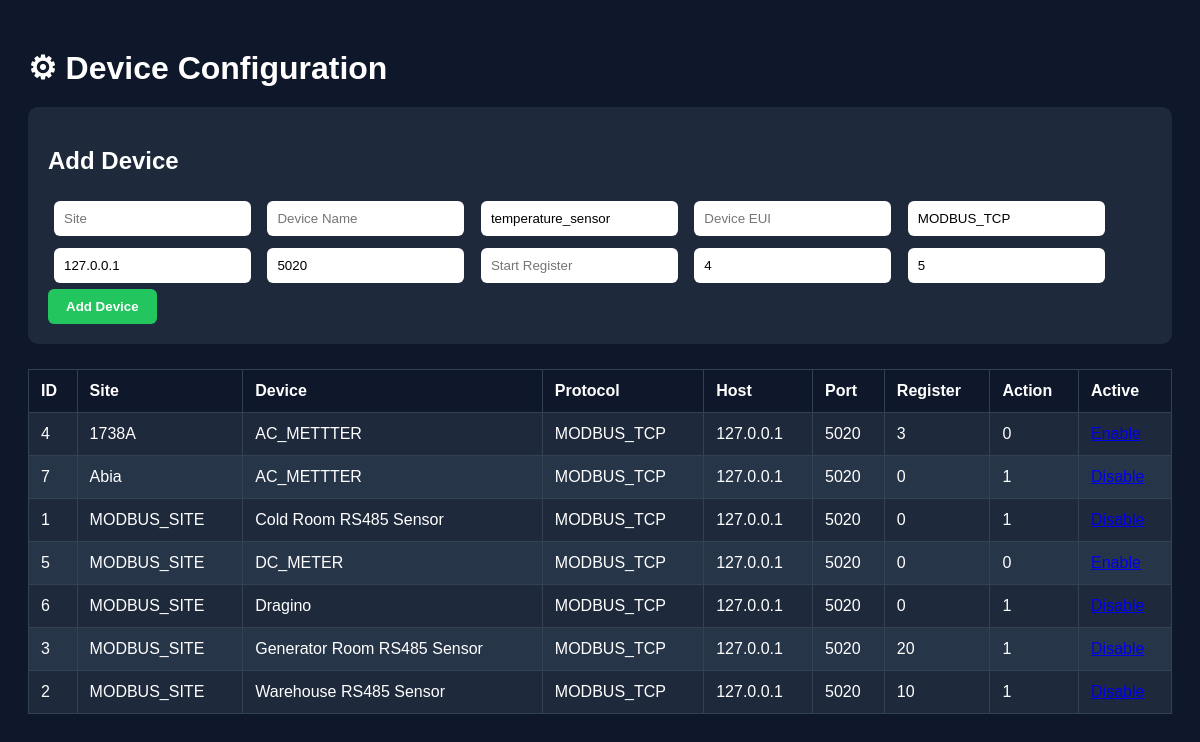
Page /admin/devices (signed in) on the committed database.
### tables this page shows
CREATE TABLE device_config (
        id INTEGER PRIMARY KEY AUTOINCREMENT,
        site TEXT,
        device_name TEXT,
        device_type TEXT,
        device_eui TEXT UNIQUE,
        protocol TEXT,
        host TEXT,
        port INTEGER,
        start_register INTEGER,
        register_count INTEGER,
        polling_interval INTEGER,
        is_active INTEGER DEFAULT 1
    );

### admin.py (the view)
    @app.route("/admin/devices")
    def admin_devices():
        check = require_role("admin")
        if check:
            return check
        devices = get_all_device_configs()
        return render_template("devices.html", devices=devices)

### auth.py (called while the page is built)
def require_role(*allowed_roles):
    if "user" not in session:
        return redirect(url_for("login"))
    if session.get("role") not in allowed_roles:
        return "Access denied", 403
    return None

### database.py (called while the page is built)
def get_all_device_configs():
    conn = sqlite3.connect("iot.db")
    cursor = conn.cursor()
    cursor.execute("""
    SELECT id, site, device_name, device_type, device_eui,
           protocol, host, port, start_register,
           register_count, polling_interval, is_active
    FROM device_config
    ORDER BY site, device_name
    """)
    rows = cursor.fetchall()
    conn.close()
    return rows

### templates/devices.html (shortened to what this page needs)
<!DOCTYPE html>
<html>
<head>
</head>
<body>
    <h1>⚙ Device Configuration</h1>
<form method="POST" action="/admin/devices/add"
    style="margin-bottom:25px; background:#1e293b; padding:20px; border-radius:10px;">
    <h2>Add Device</h2>
    <input name="site" placeholder="Site" required>
    <input name="device_name" placeholder="Device Name" required>
    <input name="device_type" placeholder="Device Type" value="temperature_sensor" required>
    <input name="device_eui" placeholder="Device EUI" required>
    <input name="protocol" placeholder="Protocol" value="MODBUS_TCP" required>
    <input name="host" placeholder="Host" value="127.0.0.1" required>
    <input name="port" placeholder="Port" value="5020" required>
    <input name="start_register" placeholder="Start Register" required>
    <input name="register_count" placeholder="Register Count" value="4" required>
    <input name="polling_interval" placeholder="Polling Interval" value="5" required>
    <button type="submit">Add Device</button>
</form>
    <table>
        <thead>
            <tr>
                <th>ID</th>
                <th>Site</th>
                <th>Device</th>
                <th>Protocol</th>
                <th>Host</th>
                <th>Port</th>
                <th>Register</th>
                <th>Action</th>
                <th>Active</th>
            </tr>
        </thead>
        <tbody>
            {% for d in devices %}
            <tr>
                <td>{{ d[0] }}</td>
                <td>{{ d[1] }}</td>
                <td>{{ d[2] }}</td>
                <td>{{ d[5] }}</td>
                <td>{{ d[6] }}</td>
                <td>{{ d[7] }}</td>
                <td>{{ d[8] }}</td>
                <td>{{ d[11] }}</td>
                <td>
                    <a href="/admin/devices/toggle/{{ d[0] }}">
                        {% if d[11] == 1 %}
                        Disable
                        {% else %}
                        Enable
                        {% endif %}
                    </a>
                </td>
            </tr>
            {% endfor %}
        </tbody>
    </table>
</body>
</html>

### templates/devices.html (style rules this page uses)
body { font-family: Arial; background: #0f172a; color: white; padding: 20px; }
table { width: 100%; border-collapse: collapse; background: #1e293b; }
th, td { padding: 12px; border: 1px solid #334155; text-align: left; }
th { background: #0f172a; }
tr:nth-child(even) { background: #273549; }
h1 { margin-bottom: 20px; }
input { padding: 10px; margin: 6px; border-radius: 6px; border: none; }
button { padding: 10px 18px; background: #22c55e; color: white; border: none; border-radius: 6px; font-weight: bold; }

### rows in the picture
device_config: id "4", site "1738A", device_name "AC_METTTER", protocol "MODBUS_TCP", host "127.0.0.1", port "5020", start_register "3", is_active "0"
device_config: id "7", site "Abia", device_name "AC_METTTER", protocol "MODBUS_TCP", host "127.0.0.1", port "5020", start_register "0", is_active "1", shows "Disable"
device_config: id "1", site "MODBUS_SITE", device_name "Cold Room RS485 Sensor", protocol "MODBUS_TCP", host "127.0.0.1", port "5020", start_register "0", is_active "1"
device_config: id "5", site "MODBUS_SITE", device_name "DC_METER", protocol "MODBUS_TCP", host "127.0.0.1", port "5020", start_register "0", is_active "0", shows "Enable"
device_config: id "6", site "MODBUS_SITE", device_name "Dragino", protocol "MODBUS_TCP", host "127.0.0.1", port "5020", start_register "0", is_active "1"
device_config: id "3", site "MODBUS_SITE", device_name "Generator Room RS485 Sensor", protocol "MODBUS_TCP", host "127.0.0.1", port "5020", start_register "20", is_active "1", shows "Disable"
device_config: id "2", site "MODBUS_SITE", device_name "Warehouse RS485 Sensor", protocol "MODBUS_TCP", host "127.0.0.1", port "5020", start_register "10", is_active "1"
